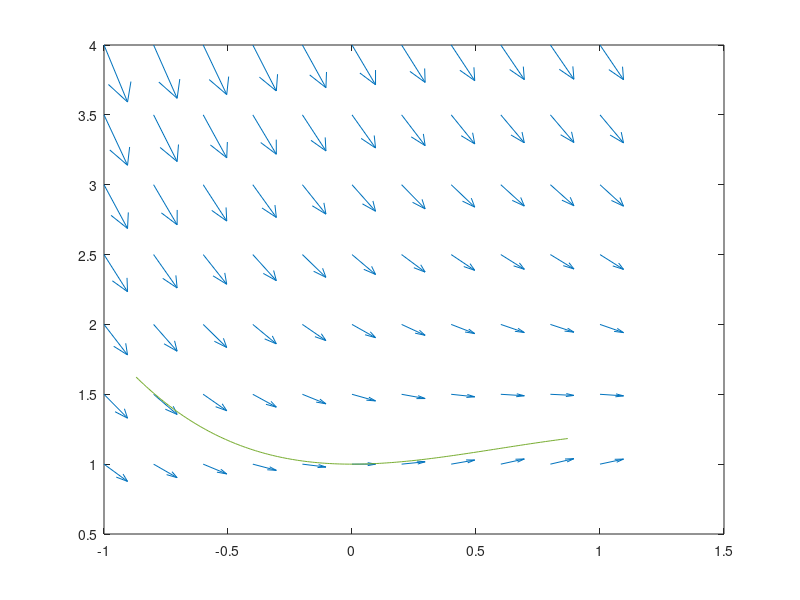

Recreate this plot in MATLAB.
[t,y] = meshgrid(-1:0.2:1,1:0.5:4); dt = ones(7,11);dy = -y+sin(t)+cos(t); quiver(t,y,dt,dy);
hold on
tt = -0.87:0.01:0.87;
yy =sin(tt)+exp(-tt);
  plot(tt,yy)
  hold off